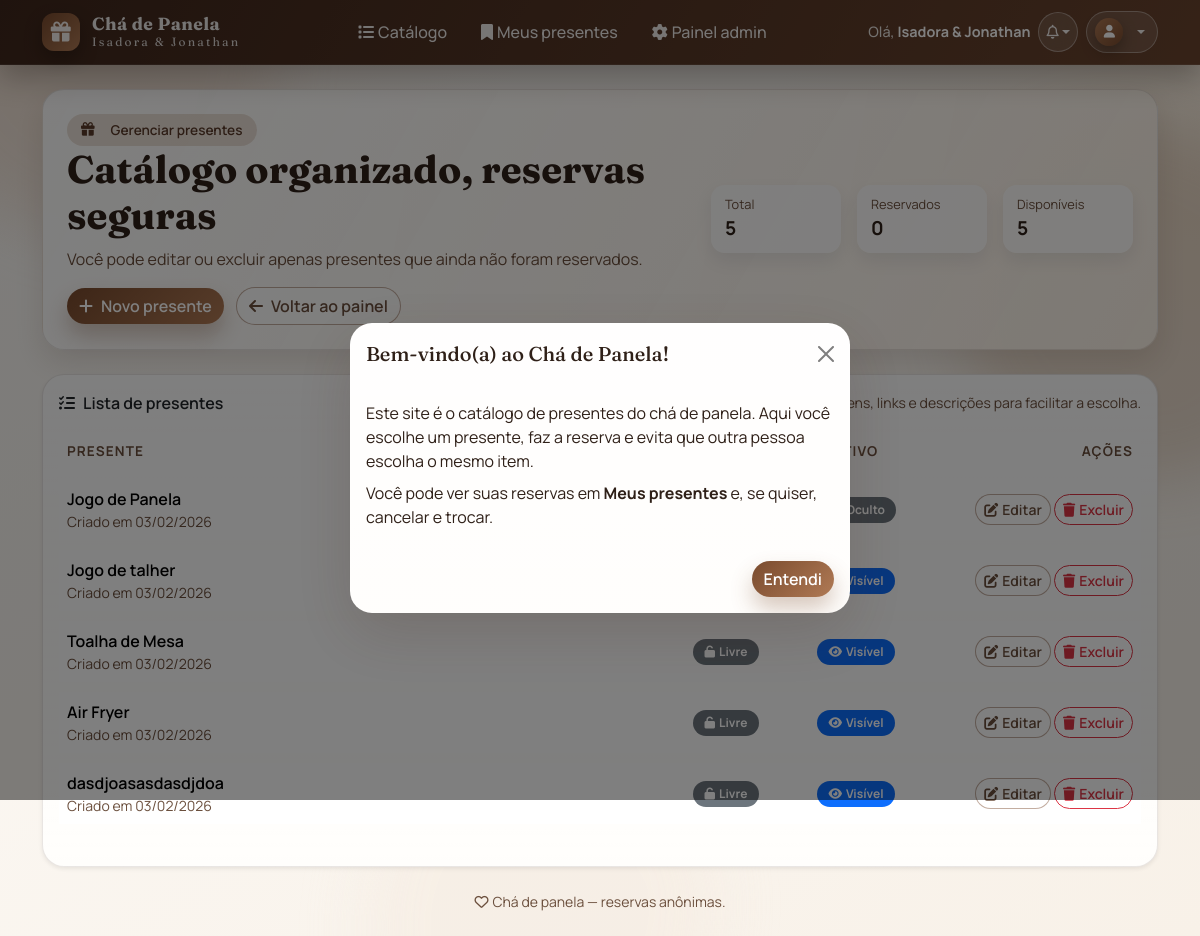
Screenshot of /painel/presentes/ (signed in) with the database file from the repository.
### core/models.py (models this page shows, shortened)
class Gift(models.Model):
    title = models.CharField(max_length=120)
    description = models.TextField(blank=True)
    image = models.ImageField(upload_to="gifts/", blank=True, null=True)
    image_2 = models.ImageField(upload_to="gifts/", blank=True, null=True)
    image_3 = models.ImageField(upload_to="gifts/", blank=True, null=True)
    purchase_links = models.TextField(blank=True)
    is_active = models.BooleanField(default=True)
    created_at = models.DateTimeField(auto_now_add=True)
    updated_at = models.DateTimeField(auto_now=True)

### core/views.py (the view)
# urls.py: path("painel/presentes/", views.painel_presentes, name="painel_presentes"),
@event_admin_required
def painel_presentes(request):
    gifts = Gift.objects.all().order_by("-created_at").annotate(
        reserved=Exists(Reservation.objects.filter(gift=OuterRef("pk")))
    )
    total = gifts.count()
    reserved = Reservation.objects.count()
    available = total - reserved
    return render(
        request,
        "painel/presentes_list.html",
        {"gifts": gifts, "total": total, "reserved": reserved, "available": available},
    )

### core/models.py (called while the page is built)
    @classmethod
    def get_solo(cls) -> "SiteSettings":
        obj, _created = cls.objects.get_or_create(pk=1)
        return obj

### templates/painel/presentes_list.html (shortened to what this page needs)
{% extends "base.html" %}
{% block content %}
<section class="cp-hero mb-4">
  <div class="cp-hero-content">
    <span class="cp-hero-tag"><i class="fa-solid fa-gift me-2"></i>Gerenciar presentes</span>
    <h1 class="cp-title mb-2">Catálogo organizado, reservas seguras</h1>
    <p class="cp-subtitle mb-3">
      Você pode editar ou excluir apenas presentes que ainda não foram reservados.
    </p>
    <div class="cp-hero-actions flex-wrap">
      <a class="btn btn-primary" href="{% url 'painel_presente_novo' %}">
        <i class="fa-solid fa-plus me-2"></i>Novo presente
      </a>
      <a class="btn btn-outline-secondary" href="{% url 'painel_dashboard' %}">
        <i class="fa-solid fa-arrow-left me-2"></i>Voltar ao painel
      </a>
    </div>
  </div>
  <div class="cp-statline">
    <div class="cp-stat">
      <span>Total</span>
      <strong>{{ total }}</strong>
    </div>
    <div class="cp-stat">
      <span>Reservados</span>
      <strong>{{ reserved }}</strong>
    </div>
    <div class="cp-stat">
      <span>Disponíveis</span>
      <strong>{{ available }}</strong>
    </div>
  </div>
</section>
{% if gifts %}
  <div class="card cp-card shadow-sm">
    <div class="card-body">
      <div class="d-flex justify-content-between align-items-center mb-2">
        <div class="fw-semibold"><i class="fa-solid fa-list-check me-2"></i>Lista de presentes</div>
        <div class="text-muted small">Organize imagens, links e descrições para facilitar a escolha.</div>
      </div>
      <div class="table-responsive">
        <table class="table align-middle">
          <thead>
            <tr>
              <th>Presente</th>
              <th class="text-center" style="width: 130px;">Status</th>
              <th class="text-center" style="width: 130px;">Ativo</th>
              <th class="text-end" style="width: 220px;">Ações</th>
            </tr>
          </thead>
          <tbody>
            {% for g in gifts %}
              <tr>
                <td>
                  <div class="fw-semibold">{{ g.title }}</div>
                  <div class="text-muted small">Criado em {{ g.created_at|date:"d/m/Y" }}</div>
                </td>
                <td class="text-center">
                  {% if g.reserved %}
                    <span class="badge text-bg-success"><i class="fa-solid fa-check me-1"></i>Reservado</span>
                  {% else %}
                    <span class="badge text-bg-secondary"><i class="fa-solid fa-unlock me-1"></i>Livre</span>
                  {% endif %}
                </td>
                <td class="text-center">
                  {% if g.is_active %}
                    <span class="badge text-bg-primary"><i class="fa-solid fa-eye me-1"></i>Visível</span>
                  {% else %}
                    <span class="badge text-bg-secondary">Oculto</span>
                  {% endif %}
                </td>
                <td class="text-end">
                  {% if g.reserved %}
                    <button class="btn btn-sm btn-outline-secondary" disabled>
                      <i class="fa-solid fa-pen-to-square me-1"></i>Editar
                    </button>
                    <button class="btn btn-sm btn-outline-secondary" disabled>
                      <i class="fa-solid fa-trash me-1"></i>Excluir
                    </button>
                  {% else %}
                    <a class="btn btn-sm btn-outline-secondary" href="{% url 'painel_presente_editar' g.id %}">
                      <i class="fa-solid fa-pen-to-square me-1"></i>Editar
                    </a>
                    <a class="btn btn-sm btn-outline-danger" href="{% url 'painel_presente_excluir' g.id %}">
                      <i class="fa-solid fa-trash me-1"></i>Excluir
                    </a>
                  {% endif %}
                </td>
              </tr>
            {% endfor %}
          </tbody>
        </table>
      </div>
    </div>
  </div>
{% endif %}
{% endblock %}

### templates/base.html (shortened to what this page needs)
<!doctype html>
<html lang="pt-br">
<head>
  <link href="https://cdn.jsdelivr.net/npm/bootstrap@5.3.3/dist/css/bootstrap.min.css" rel="stylesheet">
  <link href="https://cdnjs.cloudflare.com/ajax/libs/font-awesome/6.5.0/css/all.min.css" rel="stylesheet">
  <link rel="stylesheet" href="/static/css/styles.css">
</head>
<body class="cp-body">
<div class="cp-decor" aria-hidden="true">
  <span class="cp-blob cp-blob-1"></span>
  <span class="cp-blob cp-blob-2"></span>
</div>
<nav class="navbar navbar-expand-lg navbar-dark cp-navbar">
  <div class="container">
    <a class="navbar-brand fw-semibold cp-brand" href="{% url 'catalogo' %}">
      <span class="cp-brand-icon"><i class="fa-solid fa-gift"></i></span>
      <span class="cp-brand-text">
        <span class="cp-brand-main">Chá de Panela</span>
        <span class="cp-brand-sub">Isadora & Jonathan</span>
      </span>
    </a>
    <div class="collapse navbar-collapse" id="navMain">
      <ul class="navbar-nav mx-auto mb-2 mb-lg-0 cp-nav-center">
        {% if user.is_authenticated %}
          <li class="nav-item">
            <a class="nav-link" href="{% url 'catalogo' %}">
              <i class="fa-solid fa-list me-1"></i>Catálogo
            </a>
          </li>
          <li class="nav-item">
            <a class="nav-link" href="{% url 'meus_presentes' %}">
              <i class="fa-solid fa-bookmark me-1"></i>Meus presentes
            </a>
          </li>
          {% if user.is_staff or user.is_superuser or user.profile.is_event_admin %}
          <li class="nav-item">
            <a class="nav-link" href="{% url 'painel_dashboard' %}">
              <i class="fa-solid fa-gear me-1"></i>Painel admin
            </a>
          </li>
          {% endif %}
        {% endif %}
      </ul>
      <div class="d-flex flex-column flex-lg-row gap-2 align-items-lg-center cp-nav-right">
        {% if user.is_authenticated %}
          <div class="cp-greeting">
            Olá, <span class="cp-greeting-name">{{ user.get_full_name|default:user.username }}</span>
          </div>
          {% if admin_messages %}
          <div class="dropdown">
            <button class="btn btn-sm btn-outline-light cp-notif-btn dropdown-toggle" type="button" data-bs-toggle="dropdown" data-bs-auto-close="outside" aria-expanded="false" aria-label="Notificações">
              <i class="fa-regular fa-bell"></i>
            </button>
          </div>
          {% endif %}
          <div class="dropdown">
            <a class="btn btn-sm btn-outline-light dropdown-toggle cp-profile-btn" href="#" role="button" data-bs-toggle="dropdown" aria-expanded="false" aria-label="Abrir menu do perfil">
              <span class="cp-profile-icon"><i class="fa-solid fa-user"></i></span>
            </a>
          </div>
        {% else %}
          <a class="btn btn-sm btn-outline-light" href="{% url 'login' %}"><i class="fa-solid fa-right-to-bracket me-1"></i>Entrar</a>
          <a class="btn btn-sm btn-light" href="{% url 'cadastro' %}"><i class="fa-solid fa-user-plus me-1"></i>Cadastrar</a>
        {% endif %}
      </div>
    </div>
  </div>
</nav>
<main class="container my-4 cp-main">
  {% block content %}{% endblock %}
</main>
<footer class="container pb-4 cp-footer">
  <div class="text-center small text-muted">
    <i class="fa-regular fa-heart me-1"></i>Chá de panela — reservas anônimas.
  </div>
</footer>
{% if show_welcome_modal %}
<div class="modal fade" id="welcomeModal" tabindex="-1" aria-labelledby="welcomeModalLabel" aria-hidden="true">
  <div class="modal-dialog modal-dialog-centered">
    <div class="modal-content cp-card">
      <div class="modal-header border-0">
        <h2 class="modal-title h5" id="welcomeModalLabel">Bem-vindo(a) ao Chá de Panela!</h2>
        <button type="button" class="btn-close" data-bs-dismiss="modal" aria-label="Fechar"></button>
      </div>
      <div class="modal-body">
        <p class="mb-2">
          Este site é o catálogo de presentes do chá de panela. Aqui você escolhe um presente,
          faz a reserva e evita que outra pessoa escolha o mesmo item.
        </p>
        <p class="mb-0">
          Você pode ver suas reservas em <strong>Meus presentes</strong> e, se quiser, cancelar e trocar.
        </p>
      </div>
      <div class="modal-footer border-0">
        <button type="button" class="btn btn-primary" data-bs-dismiss="modal">Entendi</button>
      </div>
    </div>
  </div>
</div>
{% endif %}
</body>
</html>

### templates/base.html (style rules this page uses)
:root { --cp-primary: #7a4b2e; --cp-secondary: #b07a55; --cp-bg: #f7f1e8; --cp-text: #2f2018; --cp-card: #fffaf4; --cp-muted: #6b4f3d; }

### rows the page displays
Gift: title "Jogo de Panela", created_at "03/02/2026", is_active "Oculto", shows "Editar"
Gift: title "Jogo de talher", created_at "03/02/2026", is_active "Visível", shows "Editar"
Gift: title "Toalha de Mesa", created_at "03/02/2026", shows "Livre", is_active True (drawn), shows "Editar"
Gift: title "Air Fryer", created_at "03/02/2026", shows "Livre", is_active True (drawn), shows "Editar"
Gift: title "dasdjoasasdasdjdoa", created_at "03/02/2026", shows "Livre", is_active True (drawn), shows "Editar"

### other values shown
{{ user.get_full_name|default:user.username }} "Isadora & Jonathan"
{{ total }} "5"
{{ reserved }} "0"
{{ available }} "5"
